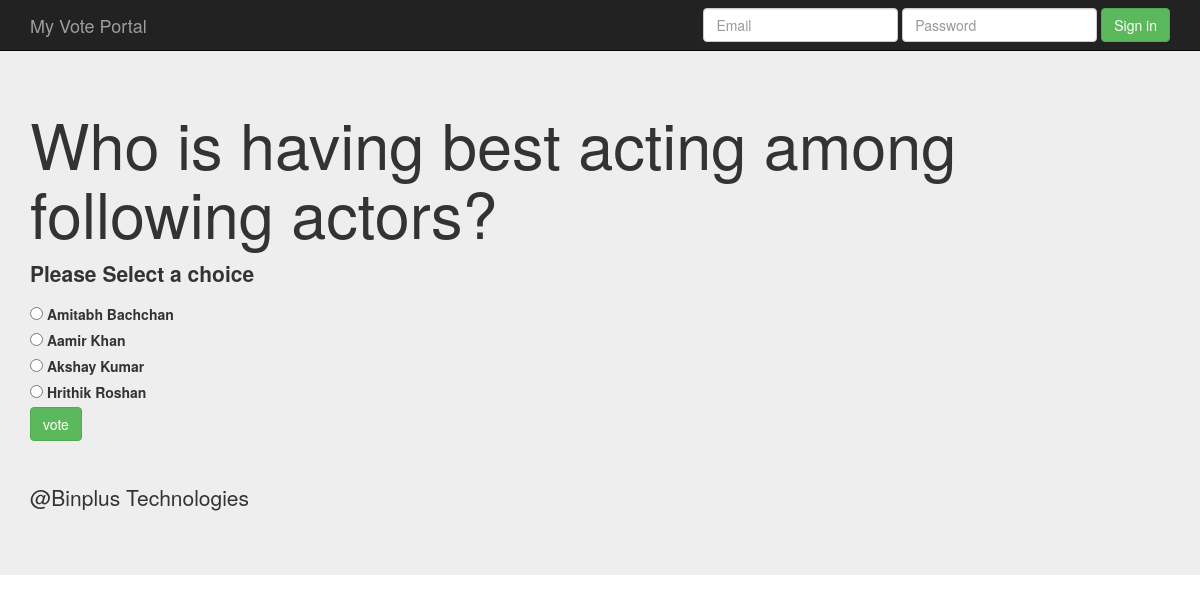
The page /polls/4/vote/ on the database its author committed.
### polls/models.py (models this page shows, shortened)
class Question(models.Model):
    question_text = models.CharField(max_length=100)
    pub_date = models.DateTimeField('Date_published')

class Choice(models.Model):
    choice_text = models.CharField(max_length=200)
    votes =  models.IntegerField(default=0)
    question = models.ForeignKey(Question, on_delete=models.CASCADE)

### polls/views.py (the view)
# urls.py: path('<int:question_id>/vote/', views.vote, name='vote'),
def vote(request, question_id):
    question = get_object_or_404(Question, pk=question_id)
    try:
        selected_choice =question.choice_set.get(pk=request.POST['choice'])
    except:
        return  render(request, 'polls/detail.html', {'question': question, 'error_message': "Please Select a choice"})
    else:
        selected_choice .votes += 1
        selected_choice.save( )
        return  HttpResponseRedirect(reverse('polls:results', args=(question.id,)))

### polls/templates/polls/detail.html (shortened to what this page needs)
{% extends 'polls/base.html' %}
{% block main_content  %}
   <h1> {{ question.question_text  }} </h1>
   {% if error_message %} <p><strong> {{error_message}} </strong></p> {% endif  %}
   <form action="{% url  'polls:vote' question.id  %}" method="post">
          {% for choice in question.choice_set.all  %}
                     <input type ="radio" name = "choice"  id = "choice{{forloop.counter}}"  value="{{choice.id }}"/>
                      <label for ="choice{{forloop.counter}}">{{choice.choice_text}}</label><br/>
           {% endfor %}
            <input type = "submit"  class  = "btn btn-success"value="vote"/>
    </form>
{% endblock %}

### rows shown on the page
Question: question_text "Who is having best acting among following actors?"
Choice: choice_text "Amitabh Bachchan"
Choice: choice_text "Aamir Khan"
Choice: choice_text "Akshay Kumar"
Choice: choice_text "Hrithik Roshan"

### other values the page prints
{{ error_message }} "Please Select a choice"
